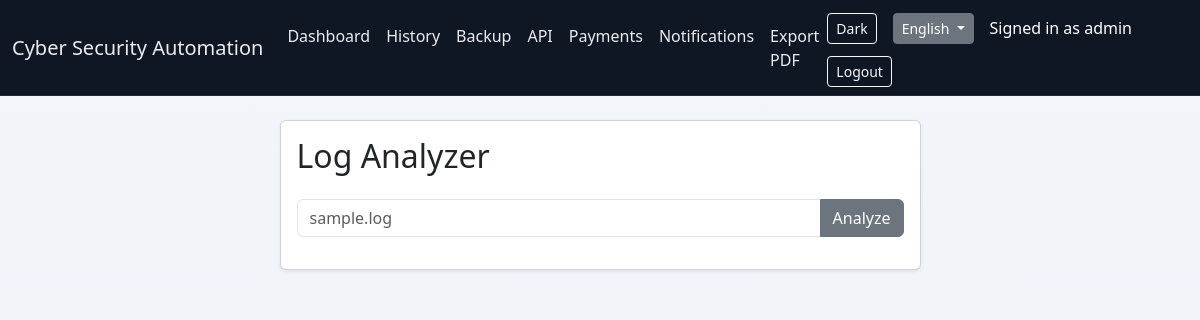
Page /logs (signed in) on the earlier database version.
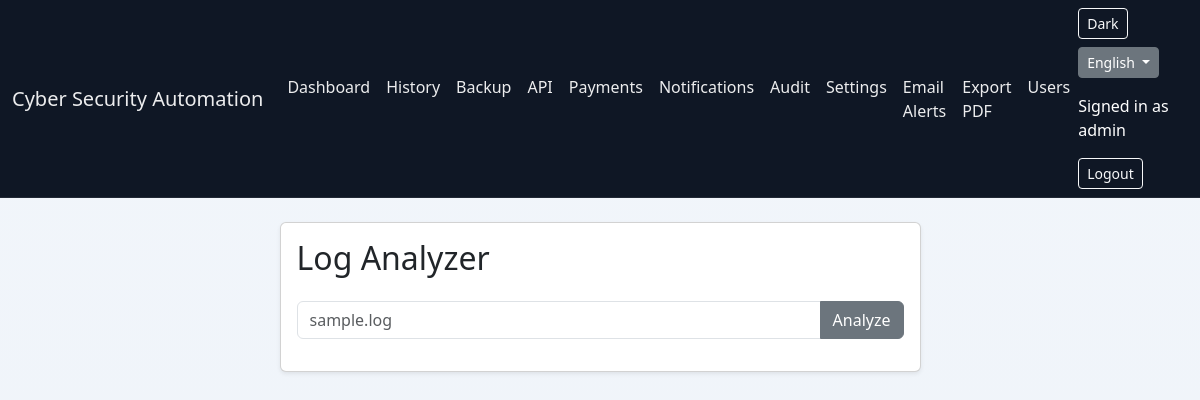
Same page on the later database version.
### app.py (the view, shortened to what this page needs)
@app.route("/logs", methods=["GET","POST"])
@login_required
def logs():
    results = []
    return render_template(
        "log_analyzer.html",
        results=results
    )

### app.py (called while the page is built)
def is_management_role(role_name):
    return role_name in PRIVILEGED_ROLES

def get_locale():
    lang = request.cookies.get("lang", "en")
    return lang if lang in LANGUAGES else "en"

def translate(text):
    locale = get_locale()
    return TRANSLATIONS.get(locale, {}).get(text, text)

@app.context_processor
def inject_translations():
    notification_count = 0
    if current_user.is_authenticated:
        notification_count = NotificationManager.get_unread_count(current_user.id)
    return {
        "_": translate,
        "current_language": get_locale(),
        "available_languages": LANGUAGES,
        "notification_count": notification_count,
        "user_can": user_can,
        "user_has_role": user_has_role,
        "get_user_permissions": get_user_permissions,
        "get_user_role_info": get_user_role_info,
        "is_management_role": is_management_role
    }

def ensure_database_initialized():
    global database_initialized
    if database_initialized:
        return
    init_database()
    database_initialized = True

@app.before_request
def bootstrap_database():
    ensure_database_initialized()

### database.py (called while the page is built)
def connect():
    return DatabaseConnection()

### templates/log_analyzer.html (shortened to what this page needs)
{% extends "base.html" %}
{% block content %}
<div class="row justify-content-center">
    <div class="col-md-7">
        <div class="card shadow-sm mb-4">
            <div class="card-body">
                <h2 class="card-title mb-4">{{ _('Log Analyzer') }}</h2>
                <form method="POST" class="input-group mb-3">
                    <input type="text" name="logfile" class="form-control" placeholder="sample.log" required>
                    <button class="btn btn-secondary" type="submit">{{ _('Analyze') }}</button>
                </form>
            </div>
        </div>
    </div>
</div>
{% endblock %}

### templates/base.html (shortened to what this page needs)
<!DOCTYPE html>
<html lang="{{ current_language }}" data-bs-theme="light">
<head>
    <link href="https://cdn.jsdelivr.net/npm/bootstrap@5.3.3/dist/css/bootstrap.min.css" rel="stylesheet">
    <link href="/static/app.css" rel="stylesheet">
</head>
<body class="app-body">
<nav class="navbar navbar-expand-lg navbar-dark app-navbar">
    <div class="container-fluid">
        <a class="navbar-brand" href="/">{{ _('Cyber Security Automation') }}</a>
        <div class="collapse navbar-collapse" id="navbarNav">
            <ul class="navbar-nav me-auto mb-2 mb-lg-0">
                <li class="nav-item">
                    <a class="nav-link" href="/">{{ _('Dashboard') }}</a>
                </li>
                <li class="nav-item">
                    <a class="nav-link" href="/history">{{ _('History') }}</a>
                </li>
                <li class="nav-item">
                    <a class="nav-link" href="/backup">Backup</a>
                </li>
                <li class="nav-item">
                    <a class="nav-link" href="/api">API</a>
                </li>
                {% if current_user.is_authenticated and user_can('payments.view') %}
                <li class="nav-item">
                    <a class="nav-link" href="/payments">Payments</a>
                </li>
                {% endif %}
                {% if current_user.is_authenticated %}
                <li class="nav-item">
                    <a class="nav-link" href="/notifications">
                        Notifications
                    </a>
                </li>
                {% endif %}
                {% if current_user.is_authenticated and is_management_role(current_user.role) %}
                <li class="nav-item">
                    <a class="nav-link" href="/audit">Audit</a>
                </li>
                <li class="nav-item">
                    <a class="nav-link" href="/settings">Settings</a>
                </li>
                <li class="nav-item">
                    <a class="nav-link" href="/email-alerts">Email Alerts</a>
                </li>
                {% endif %}
                <li class="nav-item">
                    <a class="nav-link" href="/report">{{ _('Export PDF') }}</a>
                </li>
                {% if current_user.is_authenticated and is_management_role(current_user.role) %}
                <li class="nav-item">
                    <a class="nav-link" href="/users">{{ _('Users') }}</a>
                </li>
                {% endif %}
            </ul>
            <div class="d-flex align-items-center flex-wrap gap-2 mt-3 mt-lg-0">
                <button id="themeToggle" class="btn btn-outline-light btn-sm me-2" type="button" aria-label="Toggle dark mode">Dark</button>
                <div class="dropdown me-2">
                    <button class="btn btn-secondary btn-sm dropdown-toggle" type="button" id="langMenu" data-bs-toggle="dropdown" aria-expanded="false">
                        {{ available_languages[current_language] }}
                    </button>
                </div>
                {% if current_user.is_authenticated %}
                <span class="navbar-text text-white me-3">{{ _('Signed in as') }} {{ current_user.username }}</span>
                <a href="/logout" class="btn btn-outline-light btn-sm">{{ _('Logout') }}</a>
                {% else %}
                <a href="/login" class="btn btn-outline-light btn-sm me-2">{{ _('Login') }}</a>
                <a href="/register" class="btn btn-light btn-sm">{{ _('Register') }}</a>
                {% endif %}
            </div>
        </div>
    </div>
</nav>
<div class="container py-4">
    {% block content %}{% endblock %}
</div>
</body>
</html>

Differences in the rows shown:
changed users "admin": role "user" → "super_admin" (drawn)
Other differences:
text now shown: "Audit Settings Email Alerts Users"
